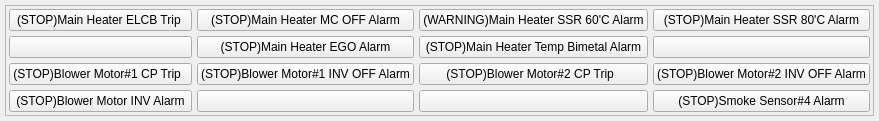
     <widget class="QWidget" name="tabD151">
      <attribute name="title">
       <string>D151</string>
      </attribute>
      <layout class="QVBoxLayout" name="verticalLayout_3" stretch="0">
       <property name="spacing">
        <number>5</number>
       </property>
       <property name="leftMargin">
        <number>5</number>
       </property>
       <property name="topMargin">
        <number>5</number>
       </property>
       <property name="rightMargin">
        <number>5</number>
       </property>
       <property name="bottomMargin">
        <number>5</number>
       </property>
       <item>
        <widget class="QFrame" name="frame_2">
         <property name="frameShape">
          <enum>QFrame::StyledPanel</enum>
         </property>
         <property name="frameShadow">
          <enum>QFrame::Raised</enum>
         </property>
         <layout class="QGridLayout" name="gridLayout_2">
          <property name="leftMargin">
           <number>3</number>
          </property>
          <property name="topMargin">
           <number>3</number>
          </property>
          <property name="rightMargin">
           <number>3</number>
          </property>
          <property name="bottomMargin">
           <number>3</number>
          </property>
          <property name="spacing">
           <number>5</number>
          </property>
          <item row="0" column="0">
           <widget class="QPushButton" name="D151_1">
            <property name="sizePolicy">
             <sizepolicy hsizetype="Preferred" vsizetype="Preferred">
              <horstretch>0</horstretch>
              <verstretch>0</verstretch>
             </sizepolicy>
            </property>
            <property name="text">
             <string>(STOP)Main Heater ELCB Trip </string>
            </property>
            <property name="checkable">
             <bool>true</bool>
            </property>
           </widget>
          </item>
          <item row="0" column="1">
           <widget class="QPushButton" name="D151_2">
            <property name="sizePolicy">
             <sizepolicy hsizetype="Preferred" vsizetype="Preferred">
              <horstretch>0</horstretch>
              <verstretch>0</verstretch>
             </sizepolicy>
            </property>
            <property name="text">
             <string>(STOP)Main Heater MC OFF Alarm</string>
            </property>
            <property name="checkable">
             <bool>true</bool>
            </property>
           </widget>
          </item>
          <item row="0" column="2">
           <widget class="QPushButton" name="D151_3">
            <property name="sizePolicy">
             <sizepolicy hsizetype="Preferred" vsizetype="Preferred">
              <horstretch>0</horstretch>
              <verstretch>0</verstretch>
             </sizepolicy>
            </property>
            <property name="text">
             <string>(WARNING)Main Heater SSR 60'C Alarm</string>
            </property>
            <property name="checkable">
             <bool>true</bool>
            </property>
           </widget>
          </item>
          <item row="0" column="3">
           <widget class="QPushButton" name="D151_4">
            <property name="sizePolicy">
             <sizepolicy hsizetype="Preferred" vsizetype="Preferred">
              <horstretch>0</horstretch>
              <verstretch>0</verstretch>
             </sizepolicy>
            </property>
            <property name="text">
             <string>(STOP)Main Heater SSR 80'C Alarm</string>
            </property>
            <property name="checkable">
             <bool>true</bool>
            </property>
           </widget>
          </item>
          <item row="1" column="0">
           <widget class="QPushButton" name="D151_5">
            <property name="sizePolicy">
             <sizepolicy hsizetype="Preferred" vsizetype="Preferred">
              <horstretch>0</horstretch>
              <verstretch>0</verstretch>
             </sizepolicy>
            </property>
            <property name="text">
             <string/>
            </property>
            <property name="checkable">
             <bool>true</bool>
            </property>
           </widget>
          </item>
          <item row="1" column="1">
           <widget class="QPushButton" name="D151_6">
            <property name="sizePolicy">
             <sizepolicy hsizetype="Preferred" vsizetype="Preferred">
              <horstretch>0</horstretch>
              <verstretch>0</verstretch>
             </sizepolicy>
            </property>
            <property name="text">
             <string>(STOP)Main Heater EGO Alarm</string>
            </property>
            <property name="checkable">
             <bool>true</bool>
            </property>
           </widget>
          </item>
          <item row="1" column="2">
           <widget class="QPushButton" name="D151_7">
            <property name="sizePolicy">
             <sizepolicy hsizetype="Preferred" vsizetype="Preferred">
              <horstretch>0</horstretch>
              <verstretch>0</verstretch>
             </sizepolicy>
            </property>
            <property name="text">
             <string>(STOP)Main Heater Temp Bimetal Alarm</string>
            </property>
            <property name="checkable">
             <bool>true</bool>
            </property>
           </widget>
          </item>
          <item row="1" column="3">
           <widget class="QPushButton" name="D151_8">
            <property name="sizePolicy">
             <sizepolicy hsizetype="Preferred" vsizetype="Preferred">
              <horstretch>0</horstretch>
              <verstretch>0</verstretch>
             </sizepolicy>
            </property>
            <property name="text">
             <string/>
            </property>
            <property name="checkable">
             <bool>true</bool>
            </property>
           </widget>
          </item>
          <item row="2" column="0">
           <widget class="QPushButton" name="D151_9">
            <property name="sizePolicy">
             <sizepolicy hsizetype="Preferred" vsizetype="Preferred">
              <horstretch>0</horstretch>
              <verstretch>0</verstretch>
             </sizepolicy>
            </property>
            <property name="text">
             <string>(STOP)Blower Motor#1 CP Trip  </string>
            </property>
            <property name="checkable">
             <bool>true</bool>
            </property>
           </widget>
          </item>
          <item row="2" column="1">
           <widget class="QPushButton" name="D151_10">
            <property name="sizePolicy">
             <sizepolicy hsizetype="Preferred" vsizetype="Preferred">
              <horstretch>0</horstretch>
              <verstretch>0</verstretch>
             </sizepolicy>
            </property>
            <property name="text">
             <string>(STOP)Blower Motor#1 INV OFF Alarm</string>
            </property>
            <property name="checkable">
             <bool>true</bool>
            </property>
           </widget>
          </item>
          <item row="2" column="2">
           <widget class="QPushButton" name="D151_11">
            <property name="sizePolicy">
             <sizepolicy hsizetype="Preferred" vsizetype="Preferred">
              <horstretch>0</horstretch>
              <verstretch>0</verstretch>
             </sizepolicy>
            </property>
            <property name="text">
             <string>(STOP)Blower Motor#2 CP Trip  </string>
            </property>
            <property name="checkable">
             <bool>true</bool>
            </property>
           </widget>
          </item>
          <item row="2" column="3">
           <widget class="QPushButton" name="D151_12">
            <property name="sizePolicy">
             <sizepolicy hsizetype="Preferred" vsizetype="Preferred">
              <horstretch>0</horstretch>
              <verstretch>0</verstretch>
             </sizepolicy>
            </property>
            <property name="text">
             <string>(STOP)Blower Motor#2 INV OFF Alarm</string>
            </property>
            <property name="checkable">
             <bool>true</bool>
            </property>
           </widget>
          </item>
          <item row="3" column="0">
           <widget class="QPushButton" name="D151_13">
            <property name="sizePolicy">
             <sizepolicy hsizetype="Preferred" vsizetype="Preferred">
              <horstretch>0</horstretch>
              <verstretch>0</verstretch>
             </sizepolicy>
            </property>
            <property name="text">
             <string>(STOP)Blower Motor INV Alarm</string>
            </property>
            <property name="checkable">
             <bool>true</bool>
            </property>
           </widget>
          </item>
          <item row="3" column="1">
           <widget class="QPushButton" name="D151_14">
            <property name="sizePolicy">
             <sizepolicy hsizetype="Preferred" vsizetype="Preferred">
              <horstretch>0</horstretch>
              <verstretch>0</verstretch>
             </sizepolicy>
            </property>
            <property name="text">
             <string/>
            </property>
            <property name="checkable">
             <bool>true</bool>
            </property>
           </widget>
          </item>
          <item row="3" column="2">
           <widget class="QPushButton" name="D151_15">
            <property name="sizePolicy">
             <sizepolicy hsizetype="Preferred" vsizetype="Preferred">
              <horstretch>0</horstretch>
              <verstretch>0</verstretch>
             </sizepolicy>
            </property>
            <property name="text">
             <string/>
            </property>
            <property name="checkable">
             <bool>true</bool>
            </property>
           </widget>
          </item>
          <item row="3" column="3">
           <widget class="QPushButton" name="D151_16">
            <property name="sizePolicy">
             <sizepolicy hsizetype="Preferred" vsizetype="Preferred">
              <horstretch>0</horstretch>
              <verstretch>0</verstretch>
             </sizepolicy>
            </property>
            <property name="text">
             <string>(STOP)Smoke Sensor#4 Alarm</string>
            </property>
            <property name="checkable">
             <bool>true</bool>
            </property>
           </widget>
          </item>
         </layout>
        </widget>
       </item>
      </layout>
     </widget>
